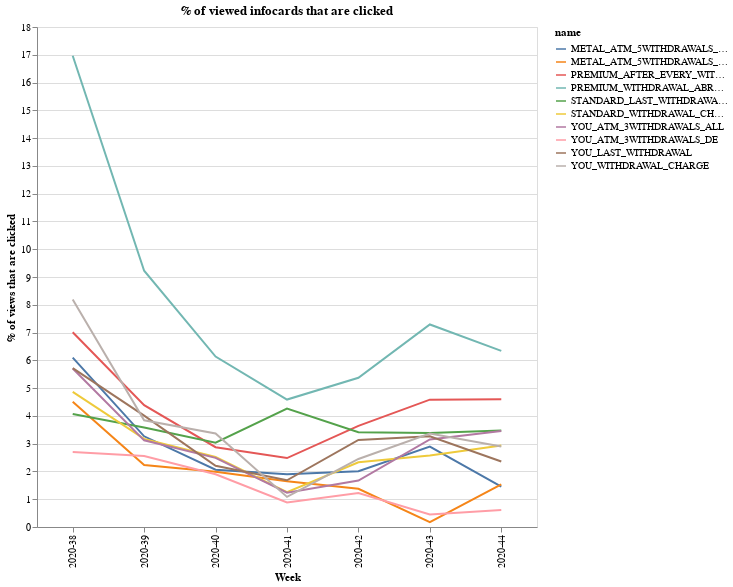

This figure's notebook cell:
### Code cell
df = pd.read_csv("infocards.csv")
df["name"] = df["name"].str.replace("MEM_UPGRADE_", "")
df["name"] = df["name"].str.replace("MEM_VALUEREMINDER_", "")

# drop current week
df = df.loc[df["collector_tstamp"] < "2020-11-01", :]

df["date"] = pd.to_datetime(df["collector_tstamp"]).dt.week.astype(str)
df = df.drop(columns=["collector_tstamp", "segment"])

df["x"] = 1
df = (
    pd.pivot_table(
        df,
        index=["user_id", "date", "name"],
        columns=["event_type"],
        values=["x"],
        aggfunc=np.sum,
    )
    .fillna(0)
    .reset_index()
)
df.columns = df.columns.map("".join).str.strip("")
df.columns = df.columns.str.replace("x", "")

df["perc"] = 100 * df["click"] / df["view"]
df.loc[df["view"] == 0, "perc"] = np.nan

df = df.groupby(["date", "name"])["perc"].agg("mean").reset_index()
df["date"] = "2020-" + df["date"]
alt.Chart(df).mark_line().encode(
    x=alt.X("date:N", axis=alt.Axis(title="Week")),
    y=alt.Y("perc:Q", axis=alt.Axis(title="% of views that are clicked")),
    color="name",
).properties(width=500, height=500, title="% of viewed infocards that are clicked")

### Figure 1 — Vega-Lite specification as saved in the notebook (floating-point values rounded to 4 significant figures)
{"config": {"view": {"continuousWidth": 400, "continuousHeight": 300}}, "data": {"name": "data-48ce30837cac7247e9632728978ee74d"}, "mark": "line", "encoding": {"color": {"type": "nominal", "field": "name"}, "x": {"type": "nominal", "axis": {"title": "Week"}, "field": "date"}, "y": {"type": "quantitative", "axis": {"title": "% of views that are clicked"}, "field": "perc"}}, "height": 500, "title": "% of viewed infocards that are clicked", "width": 500, "$schema": "https://vega.github.io/schema/vega-lite/v4.8.1.json", "datasets": {"data-48ce30837cac7247e9632728978ee74d": [{"date": "2020-38", "name": "METAL_ATM_5WITHDRAWALS_ALL", "perc": 6.1}, {"date": "2020-38", "name": "METAL_ATM_5WITHDRAWALS_DE", "perc": 4.51}, {"date": "2020-38", "name": "PREMIUM_AFTER_EVERY_WITHDRAWAL_TX_INFOCARD", "perc": 7.01}, {"date": "2020-38", "name": "PREMIUM_WITHDRAWAL_ABROAD_TX_INFOCARD", "perc": 16.97}, {"date": "2020-38", "name": "STANDARD_LAST_WITHDRAWAL_TX_INFOCARD", "perc": 4.071}, {"date": "2020-38", "name": "STANDARD_WITHDRAWAL_CHARGE", "perc": 4.865}, {"date": "2020-38", "name": "YOU_ATM_3WITHDRAWALS_ALL", "perc": 5.703}, {"date": "2020-38", "name": "YOU_ATM_3WITHDRAWALS_DE", "perc": 2.696}, {"date": "2020-38", "name": "YOU_LAST_WITHDRAWAL", "perc": 5.719}, {"date": "2020-38", "name": "YOU_WITHDRAWAL_CHARGE", "perc": 8.191}, {"date": "2020-39", "name": "METAL_ATM_5WITHDRAWALS_ALL", "perc": 3.265}, {"date": "2020-39", "name": "METAL_ATM_5WITHDRAWALS_DE", "perc": 2.234}, {"date": "2020-39", "name": "PREMIUM_AFTER_EVERY_WITHDRAWAL_TX_INFOCARD", "perc": 4.388}, {"date": "2020-39", "name": "PREMIUM_WITHDRAWAL_ABROAD_TX_INFOCARD", "perc": 9.225}, {"date": "2020-39", "name": "STANDARD_LAST_WITHDRAWAL_TX_INFOCARD", "perc": 3.584}, {"date": "2020-39", "name": "STANDARD_WITHDRAWAL_CHARGE", "perc": 3.172}, {"date": "2020-39", "name": "YOU_ATM_3WITHDRAWALS_ALL", "perc": 3.12}, {"date": "2020-39", "name": "YOU_ATM_3WITHDRAWALS_DE", "perc": 2.553}, {"date": "2020-39", "name": "YOU_LAST_WITHDRAWAL", "perc": 4.011}, {"date": "2020-39", "name": "YOU_WITHDRAWAL_CHARGE", "perc": 3.841}, {"date": "2020-40", "name": "METAL_ATM_5WITHDRAWALS_ALL", "perc": 2.065}, {"date": "2020-40", "name": "METAL_ATM_5WITHDRAWALS_DE", "perc": 1.988}, {"date": "2020-40", "name": "PREMIUM_AFTER_EVERY_WITHDRAWAL_TX_INFOCARD", "perc": 2.874}, {"date": "2020-40", "name": "PREMIUM_WITHDRAWAL_ABROAD_TX_INFOCARD", "perc": 6.136}, {"date": "2020-40", "name": "STANDARD_LAST_WITHDRAWAL_TX_INFOCARD", "perc": 3.038}, {"date": "2020-40", "name": "STANDARD_WITHDRAWAL_CHARGE", "perc": 2.521}, {"date": "2020-40", "name": "YOU_ATM_3WITHDRAWALS_ALL", "perc": 2.489}, {"date": "2020-40", "name": "YOU_ATM_3WITHDRAWALS_DE", "perc": 1.899}, {"date": "2020-40", "name": "YOU_LAST_WITHDRAWAL", "perc": 2.204}, {"date": "2020-40", "name": "YOU_WITHDRAWAL_CHARGE", "perc": 3.367}, {"date": "2020-41", "name": "METAL_ATM_5WITHDRAWALS_ALL", "perc": 1.896}, {"date": "2020-41", "name": "METAL_ATM_5WITHDRAWALS_DE", "perc": 1.643}, {"date": "2020-41", "name": "PREMIUM_AFTER_EVERY_WITHDRAWAL_TX_INFOCARD", "perc": 2.482}, {"date": "2020-41", "name": "PREMIUM_WITHDRAWAL_ABROAD_TX_INFOCARD", "perc": 4.588}, {"date": "2020-41", "name": "STANDARD_LAST_WITHDRAWAL_TX_INFOCARD", "perc": 4.26}, {"date": "2020-41", "name": "STANDARD_WITHDRAWAL_CHARGE", "perc": 1.257}, {"date": "2020-41", "name": "YOU_ATM_3WITHDRAWALS_ALL", "perc": 1.237}, {"date": "2020-41", "name": "YOU_ATM_3WITHDRAWALS_DE", "perc": 0.886}, {"date": "2020-41", "name": "YOU_LAST_WITHDRAWAL", "perc": 1.683}, {"date": "2020-41", "name": "YOU_WITHDRAWAL_CHARGE", "perc": 1.084}, {"date": "2020-42", "name": "METAL_ATM_5WITHDRAWALS_ALL", "perc": 2.009}, {"date": "2020-42", "name": "METAL_ATM_5WITHDRAWALS_DE", "perc": 1.374}, {"date": "2020-42", "name": "PREMIUM_AFTER_EVERY_WITHDRAWAL_TX_INFOCARD", "perc": 3.643}, {"date": "2020-42", "name": "PREMIUM_WITHDRAWAL_ABROAD_TX_INFOCARD", "perc": 5.373}, {"date": "2020-42", "name": "STANDARD_LAST_WITHDRAWAL_TX_INFOCARD", "perc": 3.41}, {"date": "2020-42", "name": "STANDARD_WITHDRAWAL_CHARGE", "perc": 2.327}, {"date": "2020-42", "name": "YOU_ATM_3WITHDRAWALS_ALL", "perc": 1.672}, {"date": "2020-42", "name": "YOU_ATM_3WITHDRAWALS_DE", "perc": 1.225}, {"date": "2020-42", "name": "YOU_LAST_WITHDRAWAL", "perc": 3.134}, {"date": "2020-42", "name": "YOU_WITHDRAWAL_CHARGE", "perc": 2.45}, {"date": "2020-43", "name": "METAL_ATM_5WITHDRAWALS_ALL", "perc": 2.894}, {"date": "2020-43", "name": "METAL_ATM_5WITHDRAWALS_DE", "perc": 0.1736}, {"date": "2020-43", "name": "PREMIUM_AFTER_EVERY_WITHDRAWAL_TX_INFOCARD", "perc": 4.584}, {"date": "2020-43", "name": "PREMIUM_WITHDRAWAL_ABROAD_TX_INFOCARD", "perc": 7.291}, {"date": "2020-43", "name": "STANDARD_LAST_WITHDRAWAL_TX_INFOCARD", "perc": 3.384}, {"date": "2020-43", "name": "STANDARD_WITHDRAWAL_CHARGE", "perc": 2.578}, {"date": "2020-43", "name": "YOU_ATM_3WITHDRAWALS_ALL", "perc": 3.151}, {"date": "2020-43", "name": "YOU_ATM_3WITHDRAWALS_DE", "perc": 0.4537}, {"date": "2020-43", "name": "YOU_LAST_WITHDRAWAL", "perc": 3.264}, {"date": "2020-43", "name": "YOU_WITHDRAWAL_CHARGE", "perc": 3.363}, {"date": "2020-44", "name": "METAL_ATM_5WITHDRAWALS_ALL", "perc": 1.457}, {"date": "2020-44", "name": "METAL_ATM_5WITHDRAWALS_DE", "perc": 1.537}, {"date": "2020-44", "name": "PREMIUM_AFTER_EVERY_WITHDRAWAL_TX_INFOCARD", "perc": 4.602}, {"date": "2020-44", "name": "PREMIUM_WITHDRAWAL_ABROAD_TX_INFOCARD", "perc": 6.341}, {"date": "2020-44", "name": "STANDARD_LAST_WITHDRAWAL_TX_INFOCARD", "perc": 3.473}, {"date": "2020-44", "name": "STANDARD_WITHDRAWAL_CHARGE", "perc": 2.936}, {"date": "2020-44", "name": "YOU_ATM_3WITHDRAWALS_ALL", "perc": 3.46}, {"date": "2020-44", "name": "YOU_ATM_3WITHDRAWALS_DE", "perc": 0.6126}, {"date": "2020-44", "name": "YOU_LAST_WITHDRAWAL", "perc": 2.359}, {"date": "2020-44", "name": "YOU_WITHDRAWAL_CHARGE", "perc": 2.897}]}}
